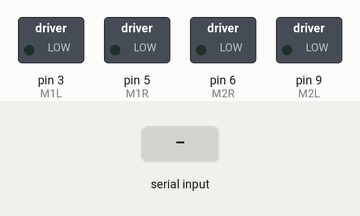
A sketch run on a simulated Arduino Uno, built with avr-gcc and run on an emulated ATmega328P. On the bench: switched loads named in the sketch (green lamp = pin HIGH). The test bench sets the inputs (shaded band).

Above: at 1.2 s.
1.3 s: "r" received over Serial
At 1.9 s:
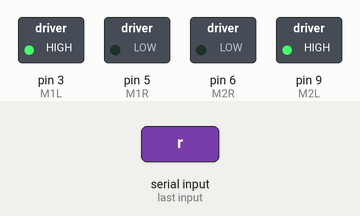
2.8 s: "a" received over Serial
At 4.0 s:
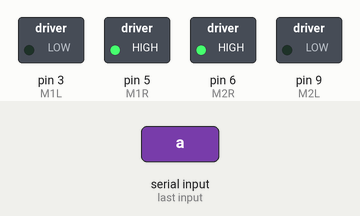
4.3 s: "i" received over Serial
At 5.4 s:
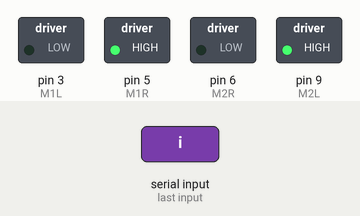
5.8 s: "d" received over Serial
At 6.5 s:
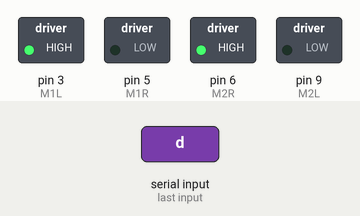
7.3 s: "s" received over Serial
At 7.7 s:
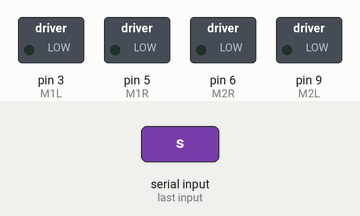
Timing chart, 0 to 9.8 s (numbered marks = the images above; inputs shaded):
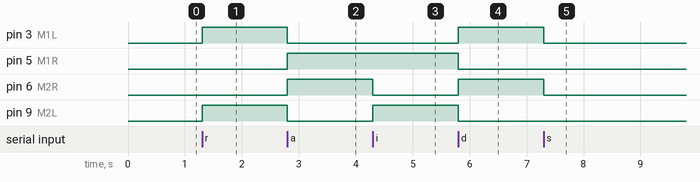

Measured:
- after the input at 1.3 s, pin 3 (M1L), pin 9 (M2L): LOW → HIGH at once
- after the input at 2.8 s, pin 3 (M1L), pin 9 (M2L): HIGH → LOW at once; pin 5 (M1R), pin 6 (M2R): LOW → HIGH at once
- after the input at 4.3 s, pin 6 (M2R): HIGH → LOW at once; pin 9 (M2L): LOW → HIGH at once
- after the input at 5.8 s, pin 3 (M1L), pin 6 (M2R): LOW → HIGH at once; pin 5 (M1R), pin 9 (M2L): HIGH → LOW at once
- after the input at 7.3 s, pin 3 (M1L), pin 6 (M2R): HIGH → LOW at once

The sketch:

codigo_tanque.ino
```cpp
char var = 's';       // Variable to receive data from the serial port
int M1L = 3;          // PWM el 3, 5, 6 y 9 son los puertos que estamos usando en el arduino para conectarlo con el puente H
int M1R = 5;          // PWM
int M2L = 9;          // PWM
int M2R = 6;          // PWM
int vel = 255;        // 255 es la velocidad maxima a la cual podemos llegar con nuestros motores

void setup()
{
  pinMode(M1L, OUTPUT);     // Definimos que los pines que usaremos los usaremos como salida pues necesitamos que ellos reciban la informacion
  pinMode(M1R, OUTPUT);     // que enviamos y dependiendo de esta cambien
  pinMode(M2L, OUTPUT);
  pinMode(M2R, OUTPUT);
  Serial.begin(9600);       // Es la frecuencia a la cual se estara comunicando el arduino 9600bps

}

void loop() {
  if( Serial.available() )          // Si es que hay informacion disponible entraremos en el bucle
  {                                 // Todas estas variables llegaran a traves del programa hecho en python que las enviara a traves de un modulo Bluetooth
       var = Serial.read();         // var es para los valores que estan entrando

    if( var == 'r' )
    {
      //Adelante
      analogWrite(M1L, vel); analogWrite(M2L, vel);
      analogWrite(M1R, LOW); analogWrite(M2R, LOW);
    }
    else if( var == 'a' )
    {
      //Reversa
      analogWrite(M1L, LOW); analogWrite(M2L, LOW);
      analogWrite(M1R, vel); analogWrite(M2R, vel);
    }
    else if( var == 'i' )
    {
      //Izquierda
      analogWrite(M1L, LOW); analogWrite(M2L, vel);
      analogWrite(M1R, vel); analogWrite(M2R, LOW);
    }
   else if( var == 'd' )
    {
      //Derecha
      analogWrite(M1L, vel); analogWrite(M2L, LOW);
      analogWrite(M1R, LOW); analogWrite(M2R, vel);
    }
   else if( var == 's' )
   { //Parar
      analogWrite(M1L, LOW); analogWrite(M2L, LOW);
      analogWrite(M1R, LOW); analogWrite(M2R, LOW);
    }

  }
}
```
